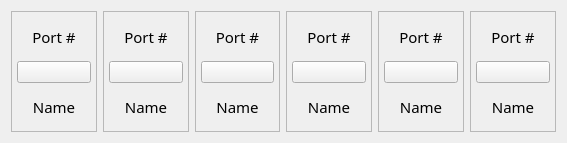
                  <widget class="QWidget" name="scroll_area_widget_contents">
                   <property name="geometry">
                    <rect>
                     <x>0</x>
                     <y>0</y>
                     <width>567</width>
                     <height>143</height>
                    </rect>
                   </property>
                   <layout class="QHBoxLayout" name="horizontalLayout_8">
                    <item>
                     <widget class="QFrame" name="mb_frame2A">
                      <property name="frameShape">
                       <enum>QFrame::Shape::StyledPanel</enum>
                      </property>
                      <property name="frameShadow">
                       <enum>QFrame::Shadow::Raised</enum>
                      </property>
                      <layout class="QVBoxLayout" name="verticalLayout_24">
                       <property name="spacing">
                        <number>5</number>
                       </property>
                       <property name="leftMargin">
                        <number>5</number>
                       </property>
                       <property name="topMargin">
                        <number>5</number>
                       </property>
                       <property name="rightMargin">
                        <number>5</number>
                       </property>
                       <property name="bottomMargin">
                        <number>5</number>
                       </property>
                       <item>
                        <widget class="QLabel" name="A1_label">
                         <property name="font">
                          <font>
                           <family>Yu Gothic</family>
                           <pointsize>11</pointsize>
                          </font>
                         </property>
                         <property name="text">
                          <string>Port #</string>
                         </property>
                         <property name="alignment">
                          <set>Qt::AlignmentFlag::AlignCenter</set>
                         </property>
                        </widget>
                       </item>
                       <item>
                        <widget class="QPushButton" name="A2_pushbutton">
                         <property name="text">
                          <string/>
                         </property>
                         <property name="icon">
                          <iconset resource="../resources/resources.qrc">
                           <normaloff>:/icons/add.png</normaloff>:/icons/add.png</iconset>
                         </property>
                         <property name="iconSize">
                          <size>
                           <width>64</width>
                           <height>64</height>
                          </size>
                         </property>
                        </widget>
                       </item>
                       <item>
                        <widget class="QLabel" name="A3_label">
                         <property name="font">
                          <font>
                           <family>Yu Gothic</family>
                           <pointsize>11</pointsize>
                          </font>
                         </property>
                         <property name="text">
                          <string>Name</string>
                         </property>
                         <property name="alignment">
                          <set>Qt::AlignmentFlag::AlignCenter</set>
                         </property>
                        </widget>
                       </item>
                      </layout>
                     </widget>
                    </item>
                    <item>
                     <widget class="QFrame" name="mb_frame2B">
                      <property name="frameShape">
                       <enum>QFrame::Shape::StyledPanel</enum>
                      </property>
                      <property name="frameShadow">
                       <enum>QFrame::Shadow::Raised</enum>
                      </property>
                      <layout class="QVBoxLayout" name="verticalLayout_15">
                       <property name="spacing">
                        <number>5</number>
                       </property>
                       <property name="leftMargin">
                        <number>5</number>
                       </property>
                       <property name="topMargin">
                        <number>5</number>
                       </property>
                       <property name="rightMargin">
                        <number>5</number>
                       </property>
                       <property name="bottomMargin">
                        <number>5</number>
                       </property>
                       <item>
                        <widget class="QLabel" name="B1_label">
                         <property name="font">
                          <font>
                           <family>Yu Gothic</family>
                           <pointsize>11</pointsize>
                          </font>
                         </property>
                         <property name="text">
                          <string>Port #</string>
                         </property>
                         <property name="alignment">
                          <set>Qt::AlignmentFlag::AlignCenter</set>
                         </property>
                        </widget>
                       </item>
                       <item>
                        <widget class="QPushButton" name="B2_pushbutton">
                         <property name="text">
                          <string/>
                         </property>
                         <property name="icon">
                          <iconset resource="../resources/resources.qrc">
                           <normaloff>:/icons/add.png</normaloff>:/icons/add.png</iconset>
                         </property>
                         <property name="iconSize">
                          <size>
                           <width>64</width>
                           <height>64</height>
                          </size>
                         </property>
                        </widget>
                       </item>
                       <item>
                        <widget class="QLabel" name="B3_label">
                         <property name="font">
                          <font>
                           <family>Yu Gothic</family>
                           <pointsize>11</pointsize>
                          </font>
                         </property>
                         <property name="text">
                          <string>Name</string>
                         </property>
                         <property name="alignment">
                          <set>Qt::AlignmentFlag::AlignCenter</set>
                         </property>
                        </widget>
                       </item>
                      </layout>
                     </widget>
                    </item>
                    <item>
                     <widget class="QFrame" name="mb_frame2C">
                      <property name="frameShape">
                       <enum>QFrame::Shape::StyledPanel</enum>
                      </property>
                      <property name="frameShadow">
                       <enum>QFrame::Shadow::Raised</enum>
                      </property>
                      <layout class="QVBoxLayout" name="verticalLayout_14">
                       <property name="spacing">
                        <number>5</number>
                       </property>
                       <property name="leftMargin">
                        <number>5</number>
                       </property>
                       <property name="topMargin">
                        <number>5</number>
                       </property>
                       <property name="rightMargin">
                        <number>5</number>
                       </property>
                       <property name="bottomMargin">
                        <number>5</number>
                       </property>
                       <item>
                        <widget class="QLabel" name="C1_label">
                         <property name="font">
                          <font>
                           <family>Yu Gothic</family>
                           <pointsize>11</pointsize>
                          </font>
                         </property>
                         <property name="text">
                          <string>Port #</string>
                         </property>
                         <property name="alignment">
                          <set>Qt::AlignmentFlag::AlignCenter</set>
                         </property>
                        </widget>
                       </item>
                       <item>
                        <widget class="QPushButton" name="C2_pushbutton">
                         <property name="text">
                          <string/>
                         </property>
                         <property name="icon">
                          <iconset resource="../resources/resources.qrc">
                           <normaloff>:/icons/add.png</normaloff>:/icons/add.png</iconset>
                         </property>
                         <property name="iconSize">
                          <size>
                           <width>64</width>
                           <height>64</height>
                          </size>
                         </property>
                        </widget>
                       </item>
                       <item>
                        <widget class="QLabel" name="C3_label">
                         <property name="font">
                          <font>
                           <family>Yu Gothic</family>
                           <pointsize>11</pointsize>
                          </font>
                         </property>
                         <property name="text">
                          <string>Name</string>
                         </property>
                         <property name="alignment">
                          <set>Qt::AlignmentFlag::AlignCenter</set>
                         </property>
                        </widget>
                       </item>
                      </layout>
                     </widget>
                    </item>
                    <item>
                     <widget class="QFrame" name="mb_frame2D">
                      <property name="frameShape">
                       <enum>QFrame::Shape::StyledPanel</enum>
                      </property>
                      <property name="frameShadow">
                       <enum>QFrame::Shadow::Raised</enum>
                      </property>
                      <layout class="QVBoxLayout" name="verticalLayout_7">
                       <property name="spacing">
                        <number>5</number>
                       </property>
                       <property name="leftMargin">
                        <number>5</number>
                       </property>
                       <property name="topMargin">
                        <number>5</number>
                       </property>
                       <property name="rightMargin">
                        <number>5</number>
                       </property>
                       <property name="bottomMargin">
                        <number>5</number>
                       </property>
                       <item>
                        <widget class="QLabel" name="D1_label">
                         <property name="font">
                          <font>
                           <family>Yu Gothic</family>
                           <pointsize>11</pointsize>
                          </font>
                         </property>
                         <property name="text">
                          <string>Port #</string>
                         </property>
                         <property name="alignment">
                          <set>Qt::AlignmentFlag::AlignCenter</set>
                         </property>
                        </widget>
                       </item>
                       <item>
                        <widget class="QPushButton" name="D2_pushbutton">
                         <property name="text">
                          <string/>
                         </property>
                         <property name="icon">
                          <iconset resource="../resources/resources.qrc">
                           <normaloff>:/icons/add.png</normaloff>:/icons/add.png</iconset>
                         </property>
                         <property name="iconSize">
                          <size>
                           <width>64</width>
                           <height>64</height>
                          </size>
                         </property>
                        </widget>
                       </item>
                       <item>
                        <widget class="QLabel" name="D3_label">
                         <property name="font">
                          <font>
                           <family>Yu Gothic</family>
                           <pointsize>11</pointsize>
                          </font>
                         </property>
                         <property name="text">
                          <string>Name</string>
                         </property>
                         <property name="alignment">
                          <set>Qt::AlignmentFlag::AlignCenter</set>
                         </property>
                        </widget>
                       </item>
                      </layout>
                     </widget>
                    </item>
                    <item>
                     <widget class="QFrame" name="mb_frame2E">
                      <property name="frameShape">
                       <enum>QFrame::Shape::StyledPanel</enum>
                      </property>
                      <property name="frameShadow">
                       <enum>QFrame::Shadow::Raised</enum>
                      </property>
                      <layout class="QVBoxLayout" name="verticalLayout_26">
                       <property name="spacing">
                        <number>5</number>
                       </property>
                       <property name="leftMargin">
                        <number>5</number>
                       </property>
                       <property name="topMargin">
                        <number>5</number>
                       </property>
                       <property name="rightMargin">
                        <number>5</number>
                       </property>
                       <property name="bottomMargin">
                        <number>5</number>
                       </property>
                       <item>
                        <widget class="QLabel" name="E1_label">
                         <property name="font">
                          <font>
                           <family>Yu Gothic</family>
                           <pointsize>11</pointsize>
                          </font>
                         </property>
                         <property name="text">
                          <string>Port #</string>
                         </property>
                         <property name="alignment">
                          <set>Qt::AlignmentFlag::AlignCenter</set>
                         </property>
                        </widget>
                       </item>
                       <item>
                        <widget class="QPushButton" name="E2_pushbutton">
                         <property name="text">
                          <string/>
                         </property>
                         <property name="icon">
                          <iconset resource="../resources/resources.qrc">
                           <normaloff>:/icons/add.png</normaloff>:/icons/add.png</iconset>
                         </property>
                         <property name="iconSize">
                          <size>
                           <width>64</width>
                           <height>64</height>
                          </size>
                         </property>
                        </widget>
                       </item>
                       <item>
                        <widget class="QLabel" name="E3_label">
                         <property name="font">
                          <font>
                           <family>Yu Gothic</family>
                           <pointsize>11</pointsize>
                          </font>
                         </property>
                         <property name="text">
                          <string>Name</string>
                         </property>
                         <property name="alignment">
                          <set>Qt::AlignmentFlag::AlignCenter</set>
                         </property>
                        </widget>
                       </item>
                      </layout>
                     </widget>
                    </item>
                    <item>
                     <widget class="QFrame" name="mb_frame2F">
                      <property name="frameShape">
                       <enum>QFrame::Shape::StyledPanel</enum>
                      </property>
                      <property name="frameShadow">
                       <enum>QFrame::Shadow::Raised</enum>
                      </property>
                      <layout class="QVBoxLayout" name="verticalLayout_25">
                       <property name="spacing">
                        <number>5</number>
                       </property>
                       <property name="leftMargin">
                        <number>5</number>
                       </property>
                       <property name="topMargin">
                        <number>5</number>
                       </property>
                       <property name="rightMargin">
                        <number>5</number>
                       </property>
                       <property name="bottomMargin">
                        <number>5</number>
                       </property>
                       <item>
                        <widget class="QLabel" name="F1_label">
                         <property name="font">
                          <font>
                           <family>Yu Gothic</family>
                           <pointsize>11</pointsize>
                          </font>
                         </property>
                         <property name="text">
                          <string>Port #</string>
                         </property>
                         <property name="alignment">
                          <set>Qt::AlignmentFlag::AlignCenter</set>
                         </property>
                        </widget>
                       </item>
                       <item>
                        <widget class="QPushButton" name="F2_pushbutton">
                         <property name="text">
                          <string/>
                         </property>
                         <property name="icon">
                          <iconset resource="../resources/resources.qrc">
                           <normaloff>:/icons/add.png</normaloff>:/icons/add.png</iconset>
                         </property>
                         <property name="iconSize">
                          <size>
                           <width>64</width>
                           <height>64</height>
                          </size>
                         </property>
                        </widget>
                       </item>
                       <item>
                        <widget class="QLabel" name="F3_label">
                         <property name="font">
                          <font>
                           <family>Yu Gothic</family>
                           <pointsize>11</pointsize>
                          </font>
                         </property>
                         <property name="text">
                          <string>Name</string>
                         </property>
                         <property name="alignment">
                          <set>Qt::AlignmentFlag::AlignCenter</set>
                         </property>
                        </widget>
                       </item>
                      </layout>
                     </widget>
                    </item>
                   </layout>
                  </widget>
